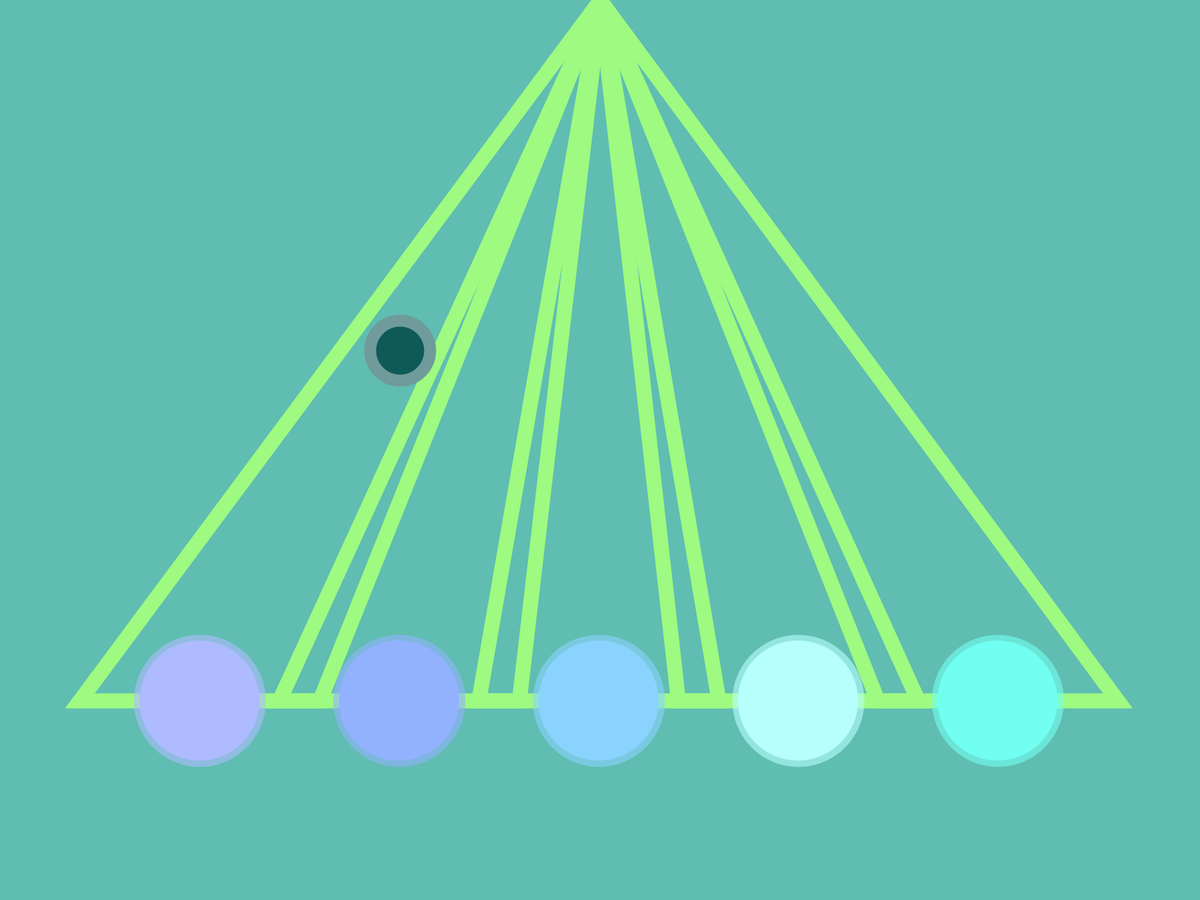
Frame 1 (no input)
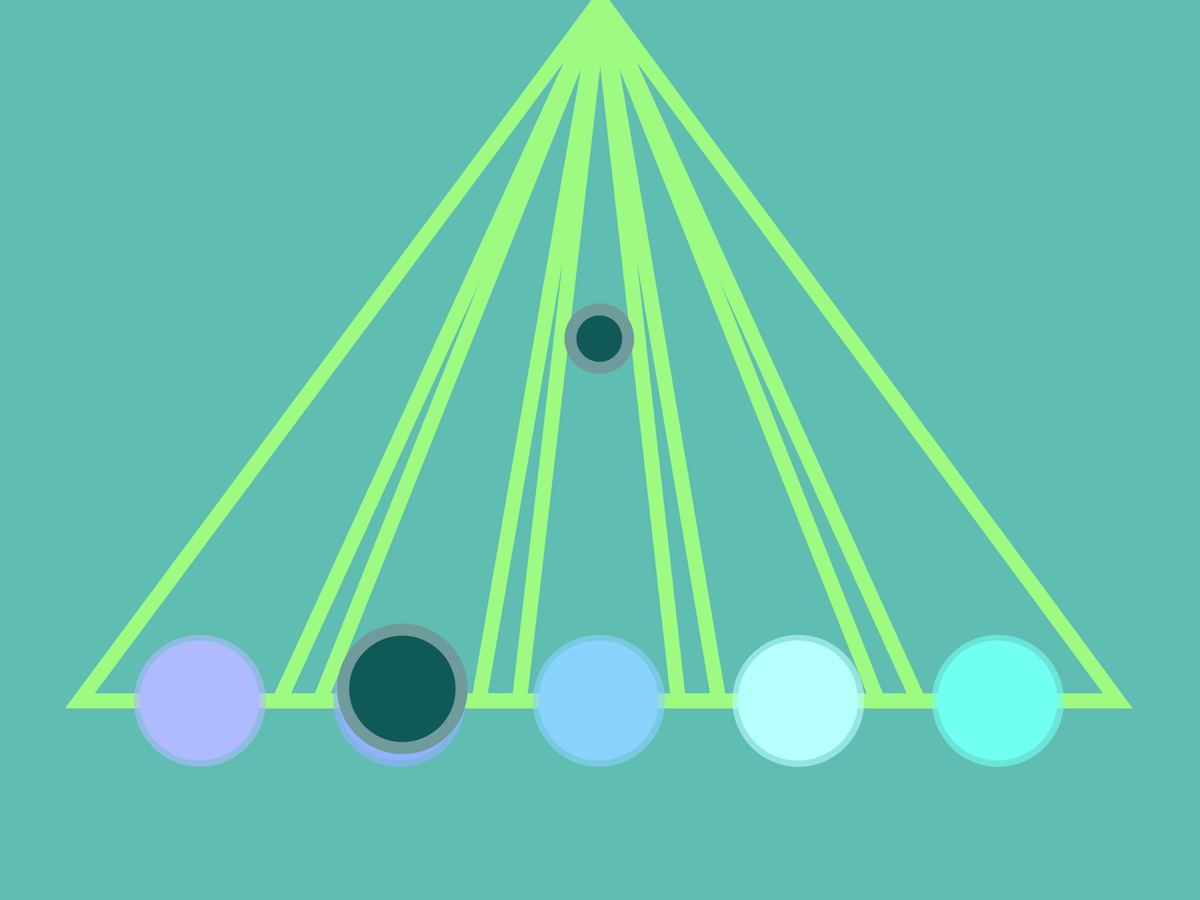
Frame 60 (the mouse pressed at the canvas centre just before this capture)
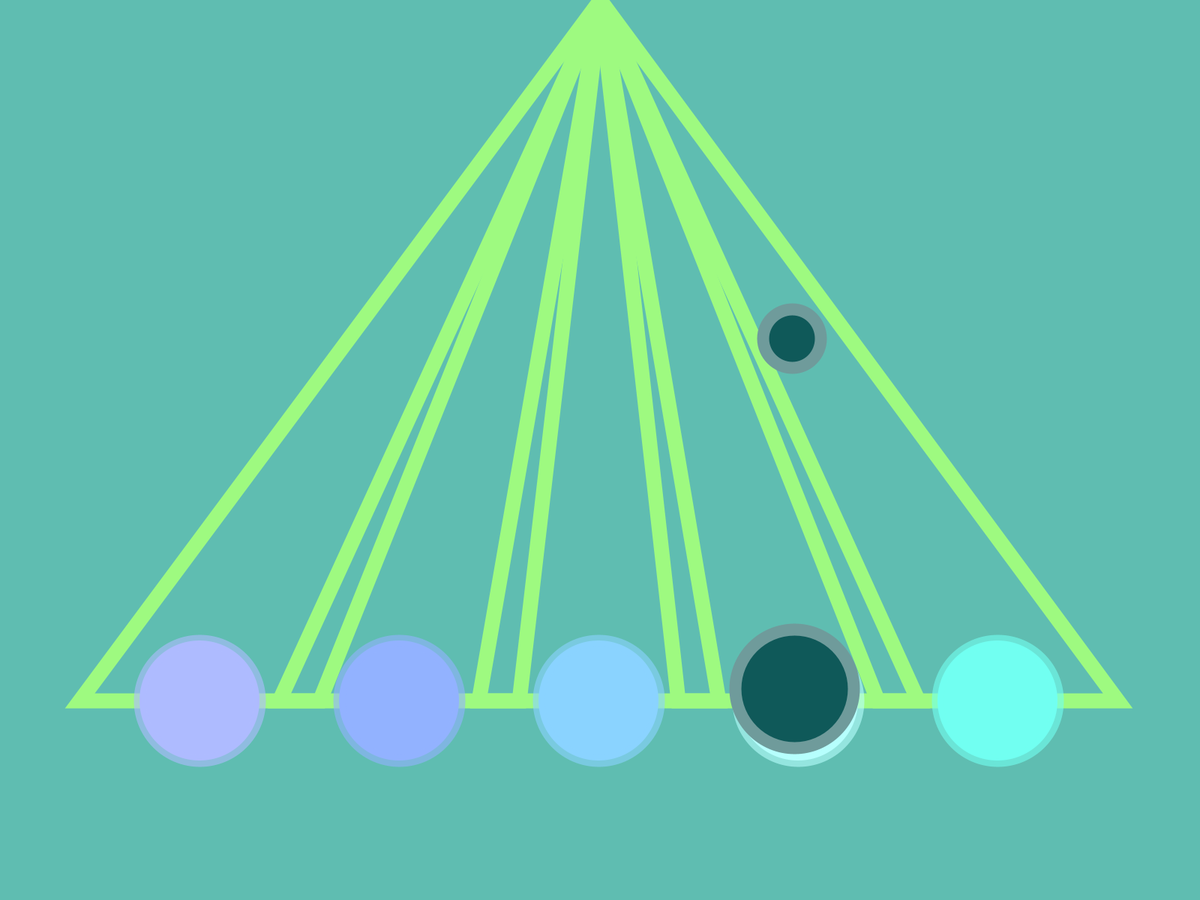
Frame 120 (the mouse held since frame 60 and released just before this capture)

The Processing sketch that drew these frames (run headless with seeded random() and noise(); from frame 60 on, the mouse is pressed at the canvas centre):

// Processing sketch: tap_tap_revenge_remake
// ── tap_tap_revenge_remake.pde
int totalFrames;
int numButtons = 5;
int numNotes = 5;
int[][] buttonPos = new int[numButtons][2];
Button[] buttons = new Button[numButtons];
MovingNote[] movingNotes = new MovingNote[5];
color backgroundColor = color(95, 189, 177);


void setup() {
  fullScreen();
  // Buttons distance from the sides of the screen
  int buttonSideDist = width/(numButtons+1);
  //Define the size of the button
  int[] buttonSize = {width/(numButtons*2), width/(numButtons*2)};
  int buttonDist = width/(numButtons+1); // The distance between each button
  int buttonHeight = height-buttonDist;
  // Defining the positions of the buttons
  for (int i = 0; i < numButtons; i++) { 
    int[] tempPos = {buttonSideDist + i*buttonDist, buttonHeight};
    buttonPos[i] = tempPos;
  }
  
  // Defining all colors
  color buttonColor0 = color(174,187,255, 255);
  color buttonColor1 = color(146,178,255, 255);
  color buttonColor2 = color(138,211,255, 255);
  color buttonColor3 = color(182,255,253, 255);
  color buttonColor4 = color(113,255,241, 255);
  color buttonOutline0 = color(174,187,255, 155);
  color buttonOutline1 = color(146,178,255, 155);
  color buttonOutline2 = color(138,211,255, 155);
  color buttonOutline3 = color(182,255,253, 155);
  color buttonOutline4 = color(113,255,241, 155);
  
  color[][] buttonColor = {{buttonColor0, buttonOutline0},
                           {buttonColor1, buttonOutline1},
                           {buttonColor2, buttonOutline2},
                           {buttonColor3, buttonOutline3},
                           {buttonColor4, buttonOutline4}};
  
  
  // Creates the five buttons
  for (int i = 0; i < 5; i++) {
    Button temp = new Button(buttonSize, buttonPos[i], buttonColor[i]);
    temp.drawButton();
    buttons[i] = temp;
  }
  
  // Create movingNotes
  for(int i = 0; i<movingNotes.length; i++) {
    MovingNote temp = new MovingNote(i+1, i);
    movingNotes[i] = temp;
  }
  
  background(backgroundColor);
  createLanes();
  noStroke();
  frameRate(30);
  totalFrames = 0;
  
}

void draw() {
  background(backgroundColor);
  createLanes();
  for (int i = 0; i<5; i++) {
    buttons[i].drawButton();
  }
  for (int i = 0; i<movingNotes.length; i++) {
    if(movingNotes[i].isInFrame()){
      movingNotes[i].drawNote();
    }
  }
  totalFrames+=1;
}

void mousePressed() {
  checkButtons(buttons);
}

// Creates lanes for each of the buttons
void createLanes() {
  strokeWeight(20);
  stroke(#9efa80);
  fill(155, 0.5);
  for (int i = 0; i < numButtons; i++) {
    int[] position = buttons[i].getPos();
    int[] size = buttons[i].getSize();
    triangle(width/2, 0, position[0]-size[0], position[1], position[0]+size[0], position[1]);
  }
}

// Does an action when the buttons are clicked
void checkButtons(Button[] buttons) {
  for (int i = 0; i < buttons.length; i++) {
    if (buttons[i].overButton()) {
      backgroundColor = (buttons[i].getColor());
    }
  }
}

class Button {
  int x, y, X, Y;
  color mainColor, outlineColor;
  Button (int[] size, int[] position, color[] buttonColor) {
    x = position[0];
    y = position[1];
    X = size[0];
    Y = size[1];
    mainColor = buttonColor[0];
    outlineColor = buttonColor[1];
  }
  
  // Draws the button
  void drawButton() {
    strokeWeight(16); // How thick the button lines are
    fill(mainColor);
    stroke(outlineColor);
    ellipse(x, y, X, Y);
  }
  
  // Returns whether the user is over a button
  boolean overButton() {
    if(mouseX >= x - X/2 && mouseX <= x + X/2
      && mouseY >= y - Y/2 && mouseY <= y + Y/2) {
        return true;
      }
      return false;
  }
  
  color getColor() {
    return mainColor;
  }
  
  int[] getSize() {
    int[] size = {X, Y};
    return size;
  }
  
  int[] getPos() {
    int[] position = {x,y};
    return position;
  }
  
  void setColor(color newColor) {
    mainColor = newColor;
  }
}

float[] calculateSpeed(float travelTime, int button) {
  // Calculates the speed of the movingNote depending on when it needs to be on the note in pixels/frame
  float[] origin = {width/2, 0};
  float[] speed = new float[2];
  speed[0] = (buttonPos[button][0]-origin[0])/(travelTime*30);
  speed[1] = (buttonPos[button][1]-origin[1])/(travelTime*30);
  return speed;
}

void testNote(float startDraw, float eta) {
  float[] origin = {width/2, 0};
  float[] speed = calculateSpeed(startDraw-eta, 2); // calculate the speed of a note last 2 sec at button 2
  if (totalFrames > startDraw*30 && totalFrames < eta*30) {
    float traveledFrames = totalFrames-startDraw*30;
    float scaleConstant = traveledFrames/((eta-startDraw)*30);
    float[] size = {buttons[2].getSize()[0]*scaleConstant, buttons[2].getSize()[1]*scaleConstant};
    float[] position = {origin[0]+speed[0]*traveledFrames, origin[1]-speed[1]*traveledFrames};
    strokeWeight(16); // How thick the button lines are
    fill(15, 89, 89);
    stroke(111, 155, 155);
    //printArray(size);
    //printArray(position);
    ellipse(position[0], position[1], size[0], size[1]);
    //println("I drew smt");
  }
  else {
    //println(totalFrames + ": " + "not drawing");
  }
}

class MovingNote {
  float[] origin = {width/2, 0};
  float[] speed;
  float[] size;
  float[] position;
  float totFrames; // How many frames the note will travel in total
  float startFrame;
  float endFrame;
  float fadeOutDuration;
  int parentButton;
  int[] baseColor;
  
  MovingNote(float eta, int button) {
    // eta is what time it should be at the button in seconds.
    // button is which button the note will be on
    fadeOutDuration = 30;
    parentButton = button;
    endFrame = eta*30;
    startFrame = (eta-2)*30; // TODO:WILL Make this smarter
    totFrames = endFrame-startFrame;
    speed = calculateSpeed(totFrames, parentButton); // calculate the speed of a note last 2 sec at button 2
  }
  boolean isInFrame() {
    if (totalFrames > startFrame && totalFrames <= endFrame+fadeOutDuration) {
      return true;
    }
    return false;
  }
  void drawNote() {
    float traveledFrames = totalFrames-startFrame; // How many frames the note has traveled
    float scaleFactor = traveledFrames/totFrames;
    float[] size = {buttons[parentButton].getSize()[0]*scaleFactor, buttons[parentButton].getSize()[1]*scaleFactor};
    float[] position = {origin[0]+speed[0]*traveledFrames, origin[1]+speed[1]*traveledFrames};
    strokeWeight(16); // How thick the button lines are
    fill(15, 89, 89);
    stroke(111, 155, 155);
    println("drawing note on button " + parentButton);
    printArray(size);
    printArray(position);
    ellipse(position[0], position[1], size[0], size[1]);
  }
  float[] calculateSpeed(float frameDuration, int button) {
    // Calculates the speed of the movingNote depending on when it needs to be on the note in pixels/frame
    float[] origin = {width/2, 0};
    float[] speed = new float[2];
    speed[0] = (buttonPos[button][0]-origin[0])/frameDuration;
    speed[1] = (buttonPos[button][1]-origin[1])/frameDuration;
    return speed;
  }
}
